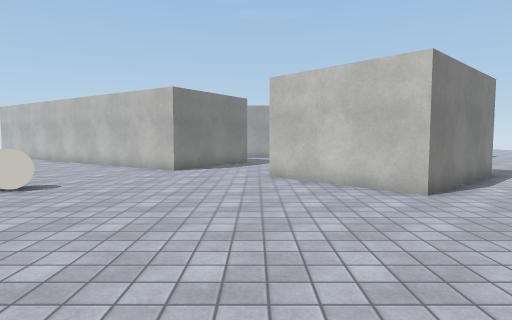
View 1 (above)

20 first-person views from a walk through a scene from a Unity 3-D project. The camera is 1.3 m above the floor, tilts 4° down and sees 75° across. The floor is counted in squares, 1 m on a side. Each view is taken from the middle of a square. On the plan, view 1 faces up. The plan holds only what a view shows up to about 14 squares ahead; the rest is blank. The place goes on beyond the plan. Surface patterns are stand-ins for the level's own textures.

View 2
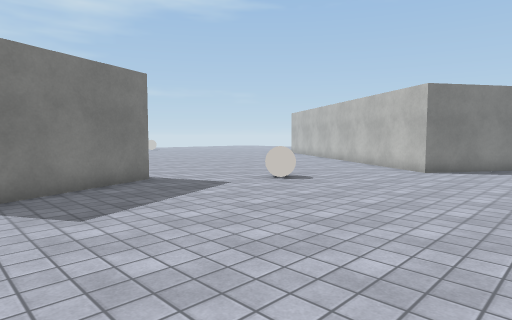

View 3
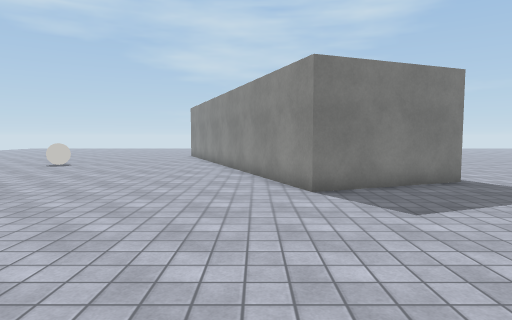

View 4
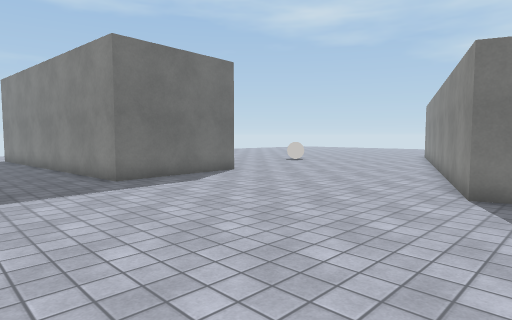

View 5
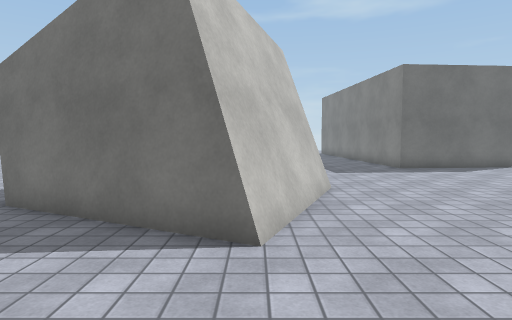

View 6
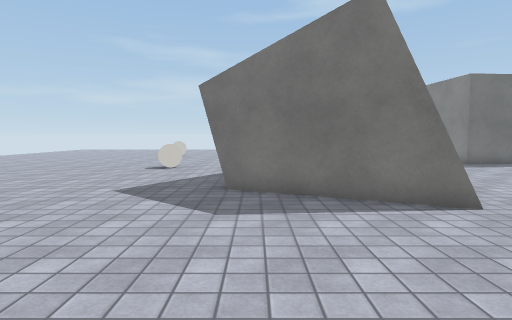

View 7
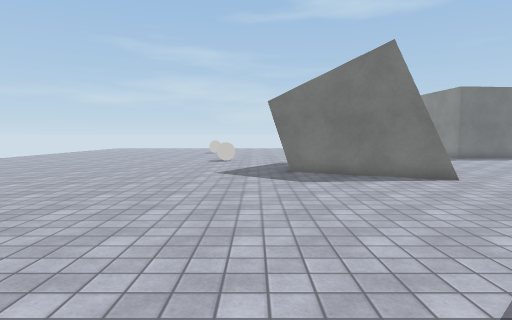

View 8
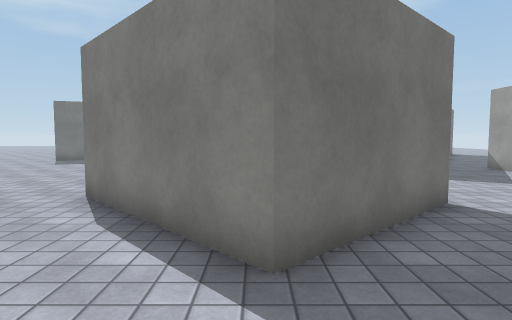

View 9
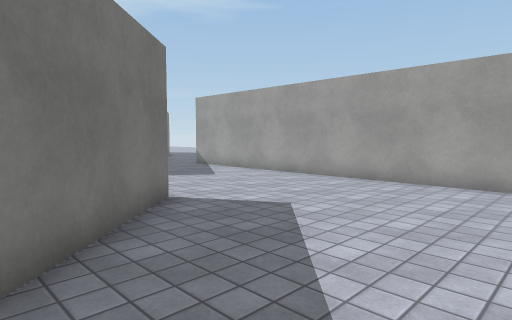

View 10
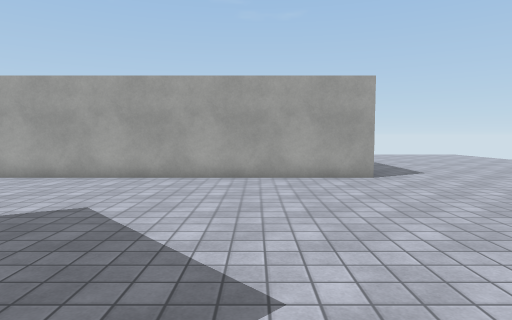

View 11
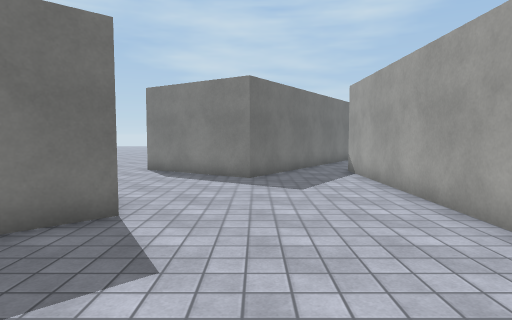

View 12
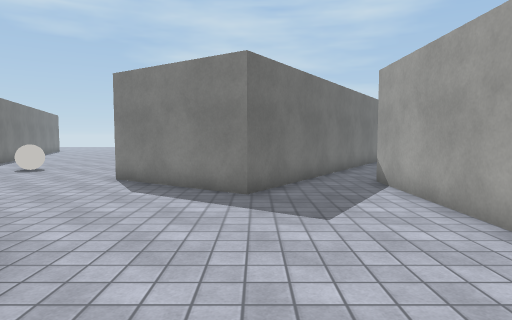

View 13
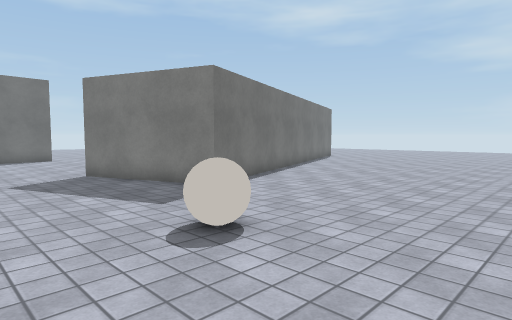

View 14
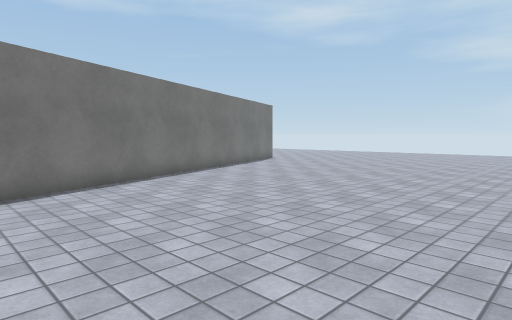

View 15
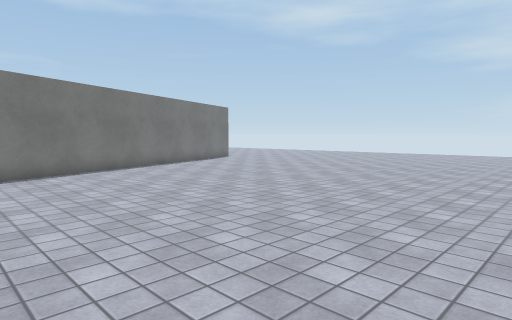

View 16
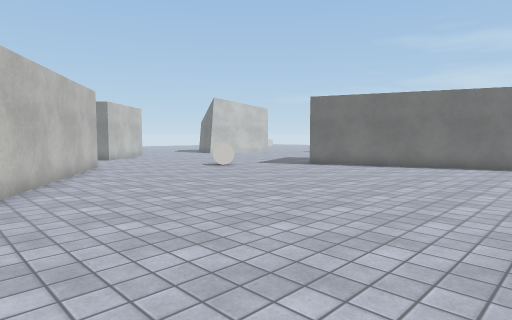

View 17
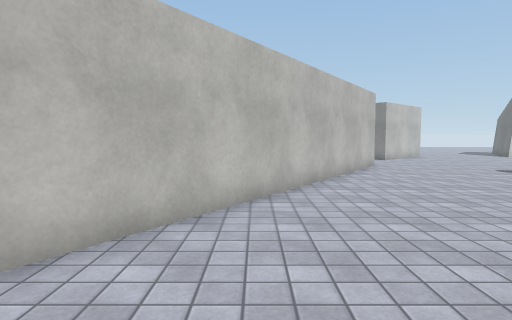

View 18
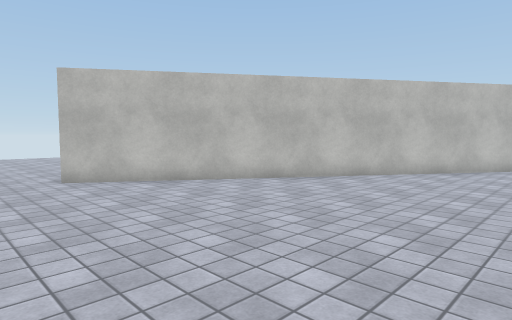

View 19
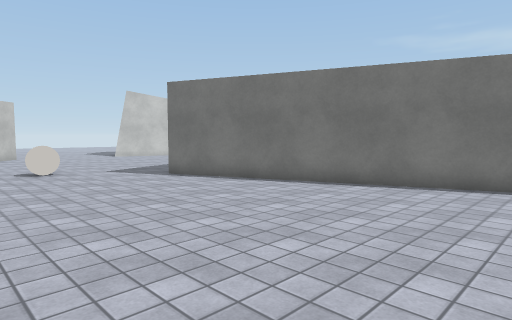

View 20
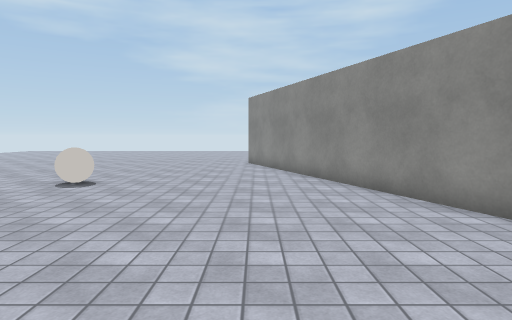

### Floor plan
Points are (right, up) in squares from view 1. A wall is a line through its corners. A room is listed if a view was taken in it or the views show most of it. See-through windows are left out.
Room 1 (views 1, 2, 3, 4, 5, 6, 7, 8, 9, 10, 11, 12, 13, 14, 15, 16, 17, 18, 19, 20)
walls: (2.3, -1.2) (3.5, 1.7) (8.4, -0.7); (1.3, -2.8) (3.2, 1.8); (1.4, -3) (3.3, 1.8); (4.5, 14.8) (7.9, 11.2) (3.8, 7.3) (0.4, 10.9); (-7.8, -8) (-2.9, -7.7) (-2.8, -9.5); (-4.9, 19.7) (-0.4, 16.8) (-3.1, 12.7) (-16.3, 21.4); (-17.8, 1.3) (-8.5, 4.9) (-6.8, 0.3) (-19.1, -4.4); (12.5, 20.5) (-2.8, 20.5)
low walls: (1.1, -2.6) (2.8, 1.6)
ways out: opening at (-18, 21); opening at (-4, 21)
objects: other object (-6, 8) to (-6, 9); other object (10, -6) to (11, -6)

Where each view was taken, in squares from view 1:
view 1: 0 up, 0 right, facing up
view 2: 0 up, 1 right, facing up-left
view 3: 1 down, 1 right, facing left
view 4: 2 up, 1 right, facing down-left
view 5: 6 up, 3 right, facing down
view 6: 8 up, 7 right, facing down
view 7: 12 up, 9 right, facing down
view 8: 11 up, 11 right, facing left
view 9: 11 up, 11 right, facing up-left
view 10: 10 up, 10 right, facing up
view 11: 17 up, 10 right, facing left
view 12: 17 up, 7 right, facing left
view 13: 12 up, 3 left, facing down-left
view 14: 13 up, 8 left, facing down-left
view 15: 16 up, 9 left, facing down-left
view 16: 18 up, 18 left, facing down-right
view 17: 18 up, 18 left, facing right
view 18: 11 up, 19 left, facing up-right
view 19: 11 up, 19 left, facing down-right
view 20: 5 down, 5 left, facing left
